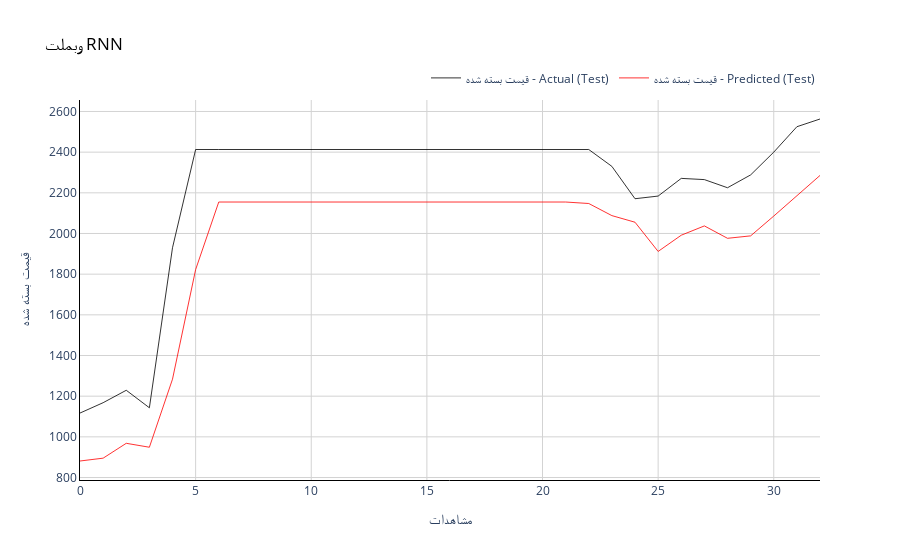

Notebook source saved alongside this figure:
### Code cell
fig = go.Figure()
fig.add_trace(go.Scatter(x=np.array(range(0,len(y_test))),
                         y=scaler.inverse_transform(y_test).flatten(),
                         mode='lines',
                         name='قیمت بسته شده - Actual (Test)',
                         opacity=0.8,
                         line=dict(color='black', width=1)
                        ))
fig.add_trace(go.Scatter(x=np.array(range(0,len(pred_test))),
                         y=scaler.inverse_transform(pred_test).flatten(),
                         mode='lines',
                         name='قیمت بسته شده - Predicted (Test)',
                         opacity=0.8,
                         line=dict(color='red', width=1)
                        ))

# Change chart background color
fig.update_layout(dict(plot_bgcolor = 'white'))

# Update axes lines
fig.update_xaxes(showgrid=True, gridwidth=1, gridcolor='lightgrey', 
                 zeroline=True, zerolinewidth=1, zerolinecolor='lightgrey', 
                 showline=True, linewidth=1, linecolor='black',
                 title='مشاهدات'
                )

fig.update_yaxes(showgrid=True, gridwidth=1, gridcolor='lightgrey', 
                 zeroline=True, zerolinewidth=1, zerolinecolor='lightgrey', 
                 showline=True, linewidth=1, linecolor='black',
                 title='قیمت بسته شده'
                )

# Set figure title
fig.update_layout(title=dict(text="وبملت RNN", 
                             font=dict(color='black')),
                  legend=dict(orientation="h", yanchor="bottom", y=1.02, xanchor="right", x=1)
                 )

fig.show()

### Figure 1 — Plotly figure (JSON) as saved in the notebook; plotly's stock layout.template omitted (floating-point values rounded to 4 significant figures)
{"data": [{"line": {"color": "black", "width": 1}, "mode": "lines", "name": "قیمت بسته شده - Actual (Test)", "opacity": 0.8, "type": "scatter", "x": [0, 1, 2, 3, 4, 5, 6, 7, 8, 9, 10, 11, 12, 13, 14, 15, 16, 17, 18, 19, 20, 21, 22, 23, 24, 25, 26, 27, 28, 29, 30, 31, 32], "y": [1117, 1168, 1229, 1143, 1930.0, 2413, 2413, 2413, 2413, 2413, 2413, 2413, 2413, 2413, 2413, 2413, 2413, 2413, 2413, 2413, 2413, 2413, 2413, 2330, 2171, 2184, 2271, 2265, 2225, 2288, 2400, 2525, 2563]}, {"line": {"color": "red", "width": 1}, "mode": "lines", "name": "قیمت بسته شده - Predicted (Test)", "opacity": 0.8, "type": "scatter", "x": [0, 1, 2, 3, 4, 5, 6, 7, 8, 9, 10, 11, 12, 13, 14, 15, 16, 17, 18, 19, 20, 21, 22, 23, 24, 25, 26, 27, 28, 29, 30, 31, 32], "y": [881.2, 895.2, 968.3, 948.9, 1284.0, 1823.0, 2155.0, 2155.0, 2155.0, 2155.0, 2155.0, 2155.0, 2155.0, 2155.0, 2155.0, 2155.0, 2155.0, 2155.0, 2155.0, 2155.0, 2155.0, 2155.0, 2147.0, 2088.0, 2055.0, 1912.0, 1992.0, 2037.0, 1976.0, 1988.0, 2086.0, 2185.0, 2285.0]}], "layout": {"legend": {"orientation": "h", "x": 1, "xanchor": "right", "y": 1.02, "yanchor": "bottom"}, "plot_bgcolor": "white", "title": {"font": {"color": "black"}, "text": "وبملت RNN"}, "xaxis": {"gridcolor": "lightgrey", "gridwidth": 1, "linecolor": "black", "linewidth": 1, "showgrid": true, "showline": true, "title": {"text": "مشاهدات"}, "zeroline": true, "zerolinecolor": "lightgrey", "zerolinewidth": 1}, "yaxis": {"gridcolor": "lightgrey", "gridwidth": 1, "linecolor": "black", "linewidth": 1, "showgrid": true, "showline": true, "title": {"text": "قیمت بسته شده"}, "zeroline": true, "zerolinecolor": "lightgrey", "zerolinewidth": 1}}}
